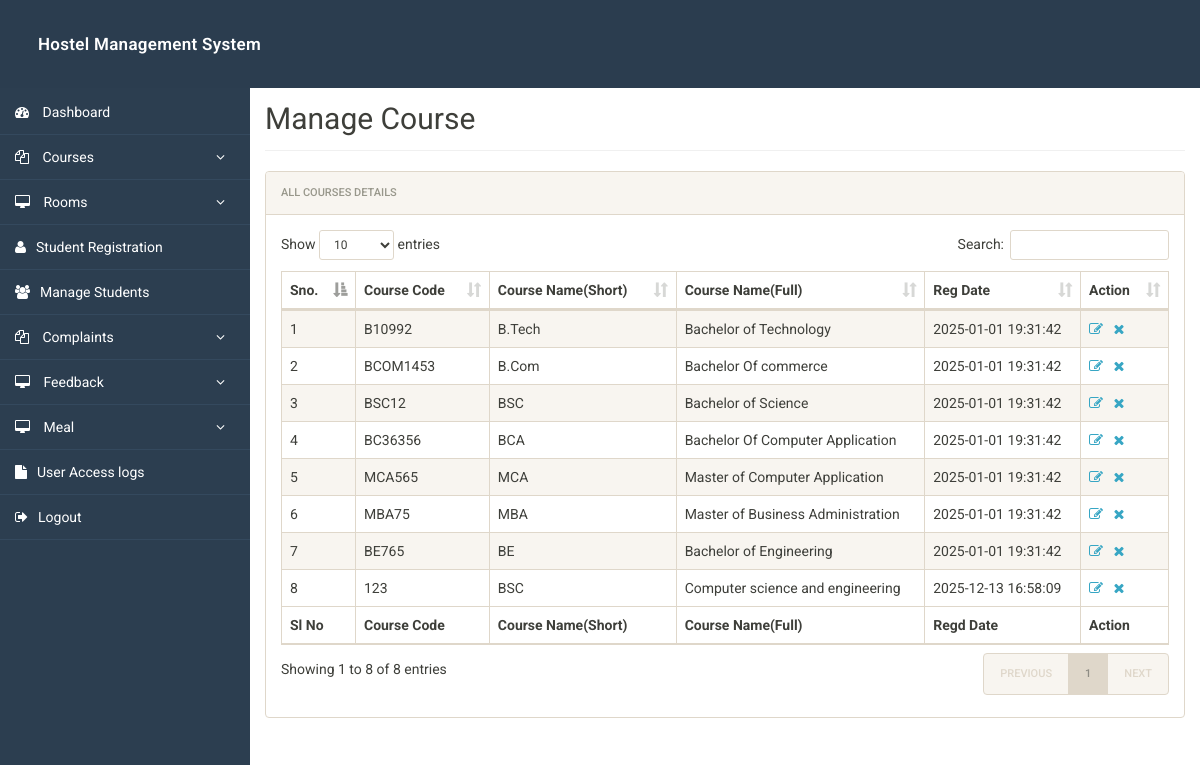
Before: /admin/manage-courses.php (signed in) with the older database file.
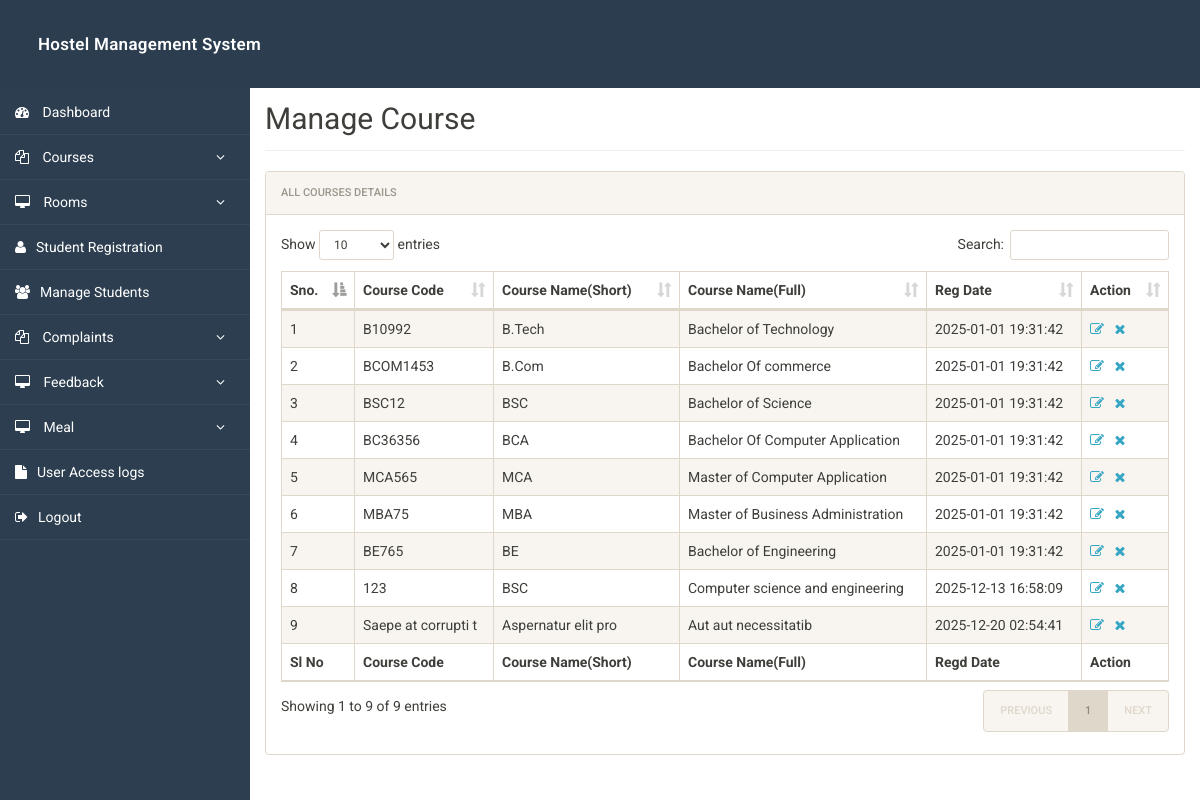
After: the same page with the newer database file.
### tables this page shows
CREATE TABLE `courses` (
  `id` int(11) NOT NULL,
  `course_code` varchar(255) DEFAULT NULL,
  `course_sn` varchar(255) DEFAULT NULL,
  `course_fn` varchar(255) DEFAULT NULL,
  `posting_date` timestamp NULL DEFAULT current_timestamp()
);

### admin/manage-courses.php (the view, shortened to what this page needs)
<?php
include('includes/config.php');
?>
<!doctype html>
<html lang="en" class="no-js">
<head>
	<link rel="stylesheet" href="css/font-awesome.min.css">
	<link rel="stylesheet" href="css/bootstrap.min.css">
	<link rel="stylesheet" href="css/dataTables.bootstrap.min.css">
	<link rel="stylesheet" href="css/bootstrap-social.css">
	<link rel="stylesheet" href="css/bootstrap-select.css">
	<link rel="stylesheet" href="css/fileinput.min.css">
	<link rel="stylesheet" href="css/awesome-bootstrap-checkbox.css">
	<link rel="stylesheet" href="css/style.css">
</head>
<body>
	<?php include('includes/header.php');?>
	<div class="ts-main-content">
			<?php include('includes/sidebar.php');?>
		<div class="content-wrapper">
			<div class="container-fluid">
				<div class="row">
					<div class="col-md-12">
						<h2 class="page-title" style="margin-top:4%">Manage Course</h2>
						<div class="panel panel-default">
							<div class="panel-heading">All Courses Details</div>
							<div class="panel-body">
								<table id="zctb" class="display table table-striped table-bordered table-hover" cellspacing="0" width="100%">
									<thead>
										<tr>
											<th>Sno.</th>
											<th>Course Code</th>
											<th>Course Name(Short)</th>
											<th>Course Name(Full)</th>
											<th>Reg Date </th>
											<th>Action</th>
										</tr>
									</thead>
									<tfoot>
										<tr>
											<th>Sl No</th>
											<th>Course Code</th>
											<th>Course Name(Short)</th>
											<th>Course Name(Full)</th>
											<th>Regd Date</th>
											<th>Action</th>										</tr>
									</tfoot>
									<tbody>
<?php
$ret="select * from courses";
$stmt= $mysqli->prepare($ret) ;
$stmt->execute() ;
$res=$stmt->get_result();
$cnt=1;
while($row=$res->fetch_object())
	  {
	  	?>
<tr><td><?php echo $cnt;;?></td>
<td><?php echo $row->course_code;?></td>
<td><?php echo $row->course_sn;?></td>
<td><?php echo $row->course_fn;?></td>
<td><?php echo $row->posting_date;?></td>
<td><a href="edit-course.php?id=<?php echo $row->id;?>"><i class="fa fa-edit"></i></a>&nbsp;&nbsp;
<a href="manage-courses.php?del=<?php echo $row->id;?>" onclick="return confirm("Do you want to delete");"><i class="fa fa-close"></i></a></td>
										</tr>
									<?php
$cnt=$cnt+1;
									 } ?>
									</tbody>
								</table>
							</div>
						</div>
					</div>
				</div>
			</div>
		</div>
	</div>
</body>
</html>

Changed rows visible on the page:
added courses: course_code "Saepe at corrupti t", course_sn "Aspernatur elit pro", course_fn "Aut aut necessitatib", posting_date "2025-12-20 02:54:41"
Other visible differences:
text written by a page script: "Show entries Search: Showing 1 to 8 of 8 entries PREVIOUS 1 NEXT" → "Show entries Search: Showing 1 to 9 of 9 entries PREVIOUS 1 NEXT"
